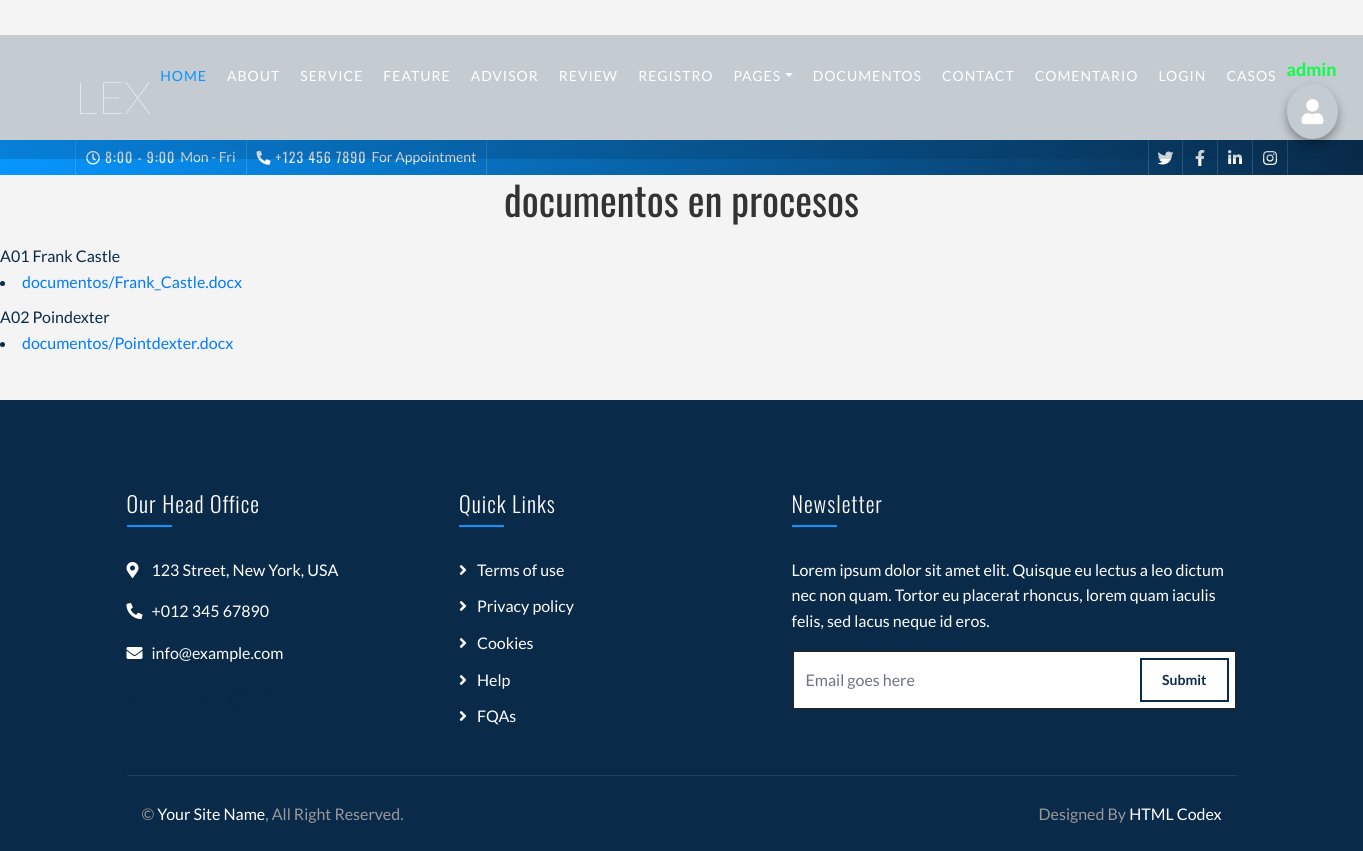
Page /documents/ (signed in) on the committed database.
### core/models.py (models this page shows, shortened)
class Documentos(models.Model):
    codigo = models.CharField(max_length=4, primary_key=True)
    nombre_caso = models.CharField(max_length=250)
    archivo = models.FileField(upload_to='documentos/')

### core/views.py (the view)
# urls.py: path('documents/', views.document_list, name='document_list'),
@login_required
def document_list(request):
    documents = Documentos.objects.all()
    return render(request, 'document_list.html', {'documents': documents})

### core/templates/document_list.html (shortened to what this page needs)
{% load static %}
<!DOCTYPE html>
<html lang="en">
<head>
    <link href="https://stackpath.bootstrapcdn.com/bootstrap/4.4.1/css/bootstrap.min.css" rel="stylesheet">
    <link href="https://cdnjs.cloudflare.com/ajax/libs/font-awesome/5.10.0/css/all.min.css" rel="stylesheet">
    <link href="{% static 'lib/animate/animate.min.css' %}" rel="stylesheet">
    <link href="{% static 'lib/owlcarousel/assets/owl.carousel.min.css' %}" rel="stylesheet">
    <link href="{% static 'css/style.css' %}" rel="stylesheet">
    <link href="{% static 'css/style_doumentos.css' %}" rel="stylesheet">
</head>
<body>
    {% include 'core/header.html' %}
    <h1> documentos en procesos </h1>
    {% for document in documents %}
    {{ document.codigo }} {{ document.nombre_caso }}
    <li><a href="{{ document.file }}" download="{{ document.archivo }}">{{ document.archivo }}</a></li>
{% empty %}
    <li>No hay documentos subidos aún.</li>
{% endfor %}
    {% include 'core/footer.html' %}
</body>
</html>

### core/templates/core/header.html (shortened to what this page needs)
 <div class="top-bar d-none d-md-block">
    <div class="container-fluid">
        <div class="row">
            <div class="col-md-8">
                <div class="top-bar-left">
                    <div class="text">
                        <i class="far fa-clock"></i>
                        <h2>8:00 - 9:00</h2>
                        <p>Mon - Fri</p>
                    </div>
                    <div class="text">
                        <i class="fa fa-phone-alt"></i>
                        <h2>+123 456 7890</h2>
                        <p>For Appointment</p>
                    </div>
                </div>
            </div>
            <div class="col-md-4">
                <div class="top-bar-right">
                    <div class="social">
                        <a href=""><i class="fab fa-twitter"></i></a>
                        <a href=""><i class="fab fa-facebook-f"></i></a>
                        <a href=""><i class="fab fa-linkedin-in"></i></a>
                        <a href=""><i class="fab fa-instagram"></i></a>
                    </div>
                </div>
            </div>
        </div>
    </div>
</div>
<div class="navbar navbar-expand-lg bg-dark navbar-dark">
    <div class="container-fluid">
        <a href="index.html" class="navbar-brand">Lex</a>
        <div class="collapse navbar-collapse justify-content-between" id="navbarCollapse">
            <div class="navbar-nav ml-auto">
                <a href="{% url 'home' %}" class="nav-item nav-link active">Home</a>
                <a href="{% url 'about' %}" class="nav-item nav-link">About</a>
                <a href="{% url 'service' %}" class="nav-item nav-link">Service</a>
                <a href="{% url 'feature' %}" class="nav-item nav-link">Feature</a>
                <a href="{% url 'advisor' %}" class="nav-item nav-link">Advisor</a>
                <a href="{% url 'review' %}" class="nav-item nav-link">Review</a>
                <a href="{% url 'registro' %}" class="nav-item nav-link">registro</a>
                <div class="nav-item dropdown">
                    <a href="#" class="nav-link dropdown-toggle" data-toggle="dropdown">Pages</a>
                </div>
                <a href="{% url 'document_list' %}" class="nav-item nav-link">documentos</a>
                <a href="{% url 'contact' %}" class="nav-item nav-link">Contact</a>
                <a href="{% url 'add_comment' %}" class="nav-item nav-link">comentario</a>
                <a href="{% url 'login'  %}" class="nav-item nav-link">Login</a>
                <a href="{% url 'subida_casos' %}" class="nav-item nav-link">Casos</a>
                <div class="ml-auto navbar-custom-icons">
                    {% if user.is_authenticated %}
                        <span class="user-name">{{ user.username }}</span>
                        <a class="text-white logout-icon" href="#" title="Cerrar sesión" onclick="event.preventDefault(); document.getElementById('logout-form').submit();"><i class="fas fa-user"></i></a>
                    {% else %}
                        <a class="text-white" href="{% url 'login' %}" title="Iniciar sesión"><i class="fas fa-user"></i></a>
                    {% endif %}
                </div>
            </div>
        </div>
    </div>
</div>

### core/static/css/style.css (style rules this page uses)
body { color: #797979; background: #ffffff; font-family: 'Lato', sans-serif; }
h1, h2, h3, h4, h5, h6 { color: #092a49; font-family: 'Oswald', sans-serif; }
a { color: #454545; transition: .3s; }
.container-fluid { max-width: 1366px; }
.top-bar { position: relative; height: 35px; background-image: linear-gradient(to right, #0796fe, #092a49); }
.top-bar .top-bar-left { display: flex; align-items: center; justify-content: flex-start; }
.top-bar .top-bar-right { display: flex; align-items: center; justify-content: flex-end; }
.top-bar .text { display: flex; align-items: center; justify-content: center; flex-direction: row; height: 35px; padding: 0 10px; text-align: center; border-left: 1px solid rgba(255, 255, 255, .15); }
.top-bar .text:last-child { border-right: 1px solid rgba(255, 255, 255, .15); }
.top-bar .text i { font-size: 14px; color: #ffffff; margin-right: 5px; }
.top-bar .text h2 { color: #eeeeee; font-weight: 400; font-size: 14px; letter-spacing: 1px; margin: 0; }
.top-bar .text p { color: #eeeeee; font-size: 14px; font-weight: 400; margin: 0 0 0 5px; }
.top-bar .social { display: flex; height: 35px; font-size: 0; justify-content: flex-end; }
.top-bar .social a { display: flex; align-items: center; justify-content: center; width: 35px; height: 100%; font-size: 16px; color: #ffffff; border-right: 1px solid rgba(255, 255, 255, .15); }
.top-bar .social a:first-child { border-left: 1px solid rgba(255, 255, 255, .15); }
@media (min-width: 992px) { .top-bar { padding: 0 60px; } }
.navbar { position: relative; transition: .5s; z-index: 999; }
.navbar .navbar-brand { margin: 0; color: #ffffff; font-size: 45px; line-height: 0px; font-weight: 200; text-transform: uppercase; }
.navbar-dark .navbar-nav .nav-link, .navbar-dark .navbar-nav .nav-link:focus, .navbar-dark .navbar-nav .nav-link:hover, .navbar-dark .navbar-nav .nav-link.active { padding: 10px 10px 8px 10px; color: #ffffff; }
.navbar-dark .navbar-nav .nav-link:hover, .navbar-dark .navbar-nav .nav-link.active { color: #0796fe; transition: none; }
@media (min-width: 992px) { .navbar { position: absolute; width: 100%; top: 35px; padding: 20px 60px; background: rgba(9, 42, 73, .2)!important; z-index: 9; } }
@media (min-width: 992px) { .navbar a.nav-link { padding: 8px 15px; font-size: 14px; letter-spacing: 1px; text-transform: uppercase; } }
.navbar-custom-icons i { text-align: center; font-size: 25px; color: white; margin-right: 15px; border-radius: 50%; padding: 15px; box-shadow: 0px 5px 10px rgb(0, 0, 0, .35); transition: 1s ease; }
.user-name { font-size: 18px; font-weight: bold; color: #07ff45; margin-right: 10px; transition: color 0.3s ease; }
body { font-family: Arial, sans-serif; line-height: 1.6; background-color: #f0f0f0; margin: 0; padding: 0; }
h1 { text-align: center; }

### core/static/css/style_doumentos.css (style rules this page uses)
body { font-family: 'Lato', sans-serif; line-height: 1.6; background-color: #f4f4f4; color: #092a49; margin-top: 140px; padding: 0; }
h1 { text-align: center; margin-bottom: 20px; font-family: 'Oswald', sans-serif; font-weight: 400; color: #333; }
li { margin-bottom: 10px; }
a { color: #007bff; text-decoration: none; }

### rows in the picture
Documentos: codigo "A01", nombre_caso "Frank Castle", archivo "documentos/Frank_Castle.docx"
Documentos: codigo "A02", nombre_caso "Poindexter", archivo "documentos/Pointdexter.docx"

### other values in the picture
{{ user.username }} "admin"
